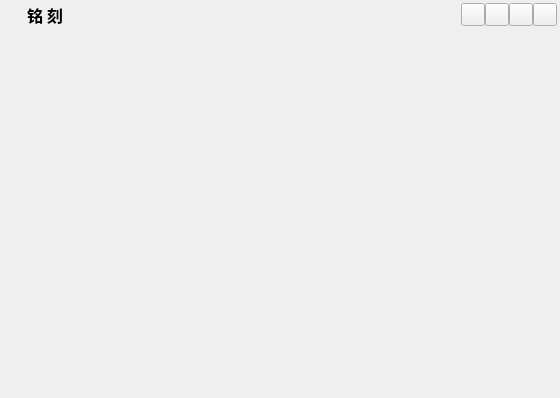
<?xml version="1.0" encoding="UTF-8"?>
<ui version="4.0">
 <class>FramelessWindow</class>
 <widget class="QWidget" name="FramelessWindow">
  <property name="geometry">
   <rect>
    <x>0</x>
    <y>0</y>
    <width>560</width>
    <height>398</height>
   </rect>
  </property>
  <property name="windowTitle">
   <string/>
  </property>
  <property name="autoFillBackground">
   <bool>false</bool>
  </property>
  <layout class="QVBoxLayout" name="verticalLayout_2">
   <property name="spacing">
    <number>3</number>
   </property>
   <property name="leftMargin">
    <number>3</number>
   </property>
   <property name="topMargin">
    <number>3</number>
   </property>
   <property name="rightMargin">
    <number>3</number>
   </property>
   <property name="bottomMargin">
    <number>3</number>
   </property>
   <item>
    <widget class="QWidget" name="windowFrame" native="true">
     <property name="autoFillBackground">
      <bool>false</bool>
     </property>
     <property name="styleSheet">
      <string notr="true"/>
     </property>
     <layout class="QVBoxLayout" name="verticalLayout">
      <property name="spacing">
       <number>0</number>
      </property>
      <property name="leftMargin">
       <number>0</number>
      </property>
      <property name="topMargin">
       <number>0</number>
      </property>
      <property name="rightMargin">
       <number>0</number>
      </property>
      <property name="bottomMargin">
       <number>0</number>
      </property>
      <item>
       <widget class="WindowDragger" name="windowTitlebar" native="true">
        <property name="sizePolicy">
         <sizepolicy hsizetype="Preferred" vsizetype="Fixed">
          <horstretch>0</horstretch>
          <verstretch>0</verstretch>
         </sizepolicy>
        </property>
        <property name="minimumSize">
         <size>
          <width>0</width>
          <height>0</height>
         </size>
        </property>
        <property name="layoutDirection">
         <enum>Qt::LeftToRight</enum>
        </property>
        <property name="autoFillBackground">
         <bool>false</bool>
        </property>
        <property name="styleSheet">
         <string notr="true"/>
        </property>
        <layout class="QHBoxLayout" name="horizontalLayout">
         <property name="spacing">
          <number>0</number>
         </property>
         <property name="leftMargin">
          <number>0</number>
         </property>
         <property name="topMargin">
          <number>0</number>
         </property>
         <property name="rightMargin">
          <number>0</number>
         </property>
         <property name="bottomMargin">
          <number>0</number>
         </property>
         <item>
          <widget class="QToolButton" name="titleIconBtn">
           <property name="sizePolicy">
            <sizepolicy hsizetype="Fixed" vsizetype="Expanding">
             <horstretch>0</horstretch>
             <verstretch>0</verstretch>
            </sizepolicy>
           </property>
           <property name="styleSheet">
            <string notr="true"/>
           </property>
           <property name="text">
            <string/>
           </property>
           <property name="autoRaise">
            <bool>true</bool>
           </property>
          </widget>
         </item>
         <item>
          <widget class="QLabel" name="titleText">
           <property name="sizePolicy">
            <sizepolicy hsizetype="Expanding" vsizetype="Preferred">
             <horstretch>0</horstretch>
             <verstretch>0</verstretch>
            </sizepolicy>
           </property>
           <property name="font">
            <font>
             <family>微软雅黑 Light</family>
             <pointsize>12</pointsize>
             <weight>75</weight>
             <bold>true</bold>
            </font>
           </property>
           <property name="styleSheet">
            <string notr="true"/>
           </property>
           <property name="text">
            <string>铭 刻</string>
           </property>
           <property name="alignment">
            <set>Qt::AlignLeading|Qt::AlignLeft|Qt::AlignVCenter</set>
           </property>
          </widget>
         </item>
         <item>
          <widget class="QToolButton" name="minimizeButton">
           <property name="font">
            <font>
             <weight>75</weight>
             <bold>true</bold>
            </font>
           </property>
           <property name="styleSheet">
            <string notr="true"/>
           </property>
           <property name="text">
            <string/>
           </property>
          </widget>
         </item>
         <item>
          <widget class="QToolButton" name="restoreButton">
           <property name="styleSheet">
            <string notr="true"/>
           </property>
           <property name="text">
            <string/>
           </property>
          </widget>
         </item>
         <item>
          <widget class="QToolButton" name="maximizeButton">
           <property name="styleSheet">
            <string notr="true"/>
           </property>
           <property name="text">
            <string/>
           </property>
          </widget>
         </item>
         <item>
          <widget class="QToolButton" name="closeButton">
           <property name="font">
            <font>
             <weight>75</weight>
             <bold>true</bold>
            </font>
           </property>
           <property name="styleSheet">
            <string notr="true"/>
           </property>
          </widget>
         </item>
        </layout>
       </widget>
      </item>
      <item>
       <widget class="QWidget" name="windowContent" native="true">
        <property name="autoFillBackground">
         <bool>false</bool>
        </property>
        <property name="styleSheet">
         <string notr="true"/>
        </property>
       </widget>
      </item>
     </layout>
    </widget>
   </item>
  </layout>
 </widget>
 <layoutdefault spacing="6" margin="11"/>
 <customwidgets>
  <customwidget>
   <class>WindowDragger</class>
   <extends>QWidget</extends>
   <header>windowdragger.h</header>
   <container>1</container>
  </customwidget>
 </customwidgets>
 <resources>
  <include location="framelesswindow.qrc"/>
 </resources>
 <connections/>
</ui>
